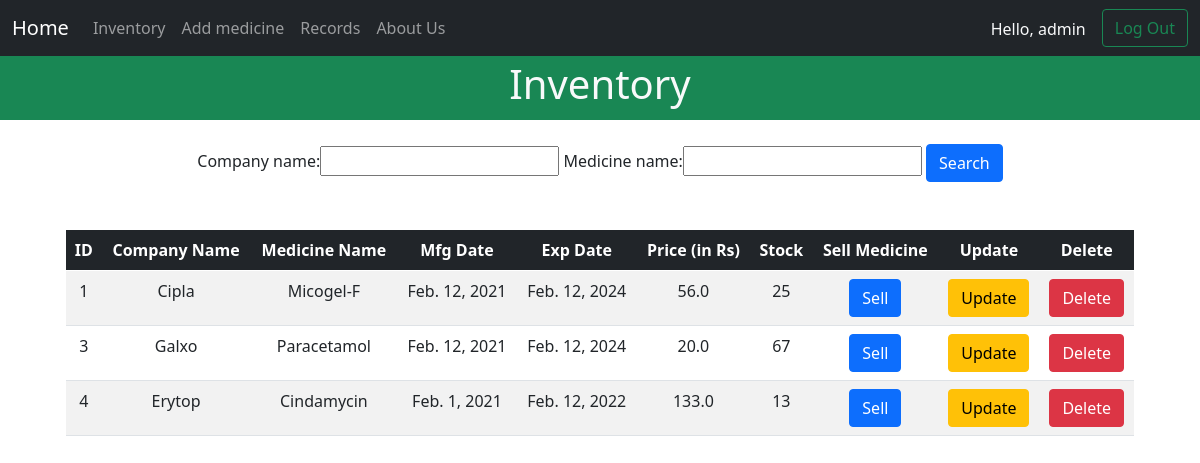
Screenshot of /inventory/ (signed in) with the database file from the repository.
### store/models.py (models this page shows, shortened)
class Medicine(models.Model):
    reference_no = models.AutoField
    company_name = models.CharField(max_length=30)
    medicine_name = models.CharField(max_length=50)
    mfg_date = models.DateField("Mfg Date (MM/DD/YYYY)")
    exp_date = models.DateField("Exp Date (MM/DD/YYYY)")
    price = models.FloatField()
    stock = models.IntegerField()

### store/views.py (the view)
# urls.py: path("inventory/", views.inventory, name="Inventory"),
@login_required(login_url='Login')
def inventory(request):
    tdata = Medicine.objects.all()
    myFilter = MedicineFilter(request.GET, queryset=tdata)
    tdata = myFilter.qs
    return render(request, 'store/inventory.html', {"messages": tdata, "myFilter": myFilter})

### store/templates/store/inventory.html (shortened to what this page needs)
{% extends 'store/base.html' %}
{% block body %}
<div class="container-fluid bg-success text-light py-1 text-center">
    <h1>Inventory</h1>
</div>
<div class="container text-center py-4" style="margin: auto;">
    <form action="" method="GET" >
        {{ myFilter.form }}
        <button class="btn btn-primary" type="submit">Search</button>
    </form>
</div>
<div class="container row text-center py-4" style="margin: auto;">
    <div class="col-md-12">
        <table class="table table-striped table-hover">
            <thead class="table-dark">
                <th>ID</th>
                <th>Company Name</th>
                <th>Medicine Name</th>
                <th>Mfg Date</th>
                <th>Exp Date</th>
                <th>Price (in Rs)</th>
                <th>Stock</th>
                <th>Sell Medicine</th>
                <th>Update</th>
                <th>Delete</th>
            </thead>
            <tbody>
                {% for i in messages %}
                    <tr>
                        <td>{{i.id}}</td>
                        <td>{{i.company_name}}</td>
                        <td>{{i.medicine_name}}</td>
                        <td>{{i.mfg_date}}</td>
                        <td>{{i.exp_date}}</td>
                        <td>{{i.price}}</td>
                        <td>{{i.stock}}</td>
                        <td><a href="{% url 'SellMedicine' i.id %}" class="btn btn-primary">Sell</a></td>
                        <td><a href="{% url 'UpdateMed' i.id %}" class="btn btn-warning">Update</a></td>
                        <td><a href="{% url 'DeleteMed' i.id %}" class="btn btn-danger">Delete</a></td>
                    </tr>
                {% endfor %}
            </tbody>
        </table>
    </div>
</div>
{% endblock %}

### store/templates/store/base.html (shortened to what this page needs)
<!doctype html>
<html lang="en">
<head>
    <link href="https://cdn.jsdelivr.net/npm/bootstrap@5.0.0-beta3/dist/css/bootstrap.min.css" rel="stylesheet"
>
</head>
<body>
    <nav class="navbar navbar-expand-lg navbar-dark bg-dark">
        <div class="container-fluid">
            <a class="navbar-brand" href="{% url 'StoreHome' %}">Home</a>
            <div class="collapse navbar-collapse" id="navbarSupportedContent">
                <ul class="navbar-nav me-auto mb-2 mb-lg-0">
                    <li class="nav-item">
                        <a class="nav-link"  href="{% url 'Inventory' %}">Inventory</a>
                    </li>
                    <li class="nav-item">
                        <a class="nav-link" href="{% url 'AddMedicine' %}">Add medicine</a>
                    </li>
                    <li class="nav-item">
                        <a class="nav-link" href="{% url 'Records' %}">Records</a>
                    </li>
                    <li class="nav-item">
                        <a class="nav-link" href="{% url 'AboutUs' %}">About Us</a>
                    </li>
                </ul>
                <form class="d-flex">
                    <span class="text-light font-weight-bold mt-2 mx-3">Hello, {{request.user}}</span>
                    <a class="btn btn-outline-success" href="{% url 'Logout' %}" role="button">Log Out</a>
                </form>
            </div>
        </div>
    </nav>
    {% block body %} {% endblock %}
</body>
</html>

### rows the page displays
Medicine: id "1", company_name "Cipla", medicine_name "Micogel-F", mfg_date "Feb. 12, 2021", exp_date "Feb. 12, 2024", price "56.0", stock "25"
Medicine: id "3", company_name "Galxo", medicine_name "Paracetamol", mfg_date "Feb. 12, 2021", exp_date "Feb. 12, 2024", price "20.0", stock "67"
Medicine: id "4", company_name "Erytop", medicine_name "Cindamycin", mfg_date "Feb. 1, 2021", exp_date "Feb. 12, 2022", price "133.0", stock "13"

### other values shown
{{ request.user }} "admin"
